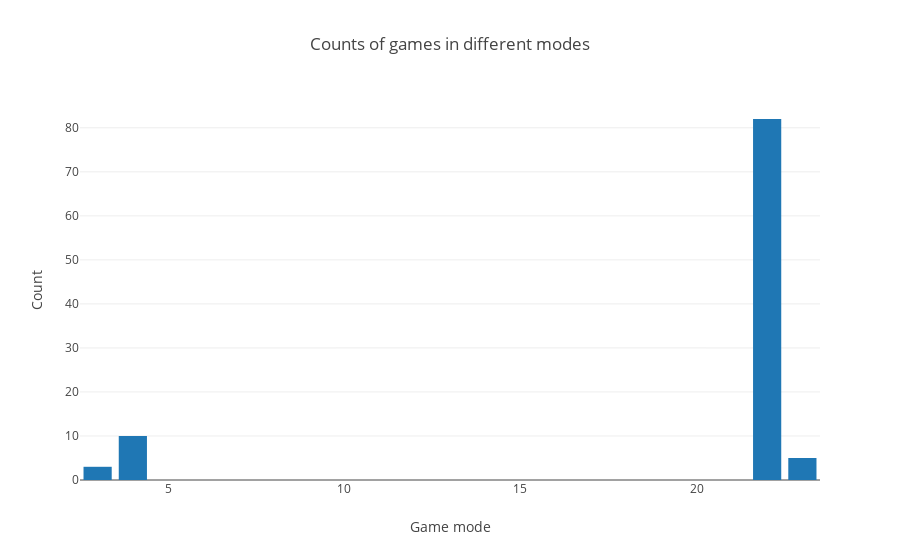

Notebook code for this chart:
### Markdown cell above
### Plotly

### Code cell
train_modes['game_mode'] = train_modes['game_mode'].astype(str)
data=[go.Bar(
    x=train_modes['game_mode'],
    y=train_modes['count'],
    name='Game mode'
)]

layout = go.Layout(title='Counts of games in different modes',
                  xaxis=dict(title='Game mode'),
                  yaxis=dict(title='Count'))

fig = go.Figure(data=data, layout=layout)
iplot(fig, filename='bar')

### Figure 1 — Plotly figure (JSON) as saved in the notebook; plotly's stock layout.template omitted (floating-point values rounded to 4 significant figures)
{"data": [{"name": "Game mode", "type": "bar", "uid": "f803f8f9-d2ef-4c7a-800b-6fe9b0ec2721", "x": ["22", "4", "23", "3"], "y": [82, 10, 5, 3]}], "layout": {"title": {"text": "Counts of games in different modes"}, "xaxis": {"title": {"text": "Game mode"}}, "yaxis": {"title": {"text": "Count"}}}}
